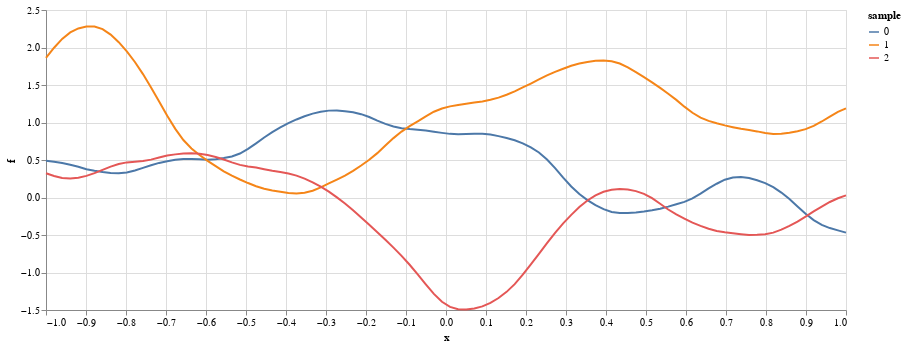

Notebook source saved alongside this figure:
### Markdown cell above
We can see that there are many wasted measurements in locations where we are reasonably sure the maximum is not located.
In addition it is still difficult to be sure where the chimney is.

How can we do better?

## Bayesian optimisation
This is where Bayesian optimisation (BO) comes in.
Bayesian optimisation is going to do better than grid (or random) search by choosing where to measure the depth of snow in some sort of *optimal* way.

Bayesian optimisation requires:
- a *prior on the underlying function* to be optimised (some understanding of houses' skylines and their depths)
- a *prior on the measurement error* (some understanding of how good Rudolph is at measuring depth)

Using some underlying theory, Bayesian optimisation then iterates around the following loop:
- *choose the next measurement location* so as to minimise the total number of measurements required (the acquisition function)
- ask the black-box function for a *noisy measurement* at that location
- *update its model* of the underlying function and measurement error (computes a posterior given prior and data)

Some stopping criterion is used to avoid iterating indefinitely.
Bayesian optimisation returns the posterior for the underlying function to use as you see fit.
In particular you may wish to obtain a posterior over the location of the maximum of the function.

## Optimisation guessing game
However, before we try Bayesian optimisation, we will try to optimise a black-box function ourselves.
Your task will be to find the maximum of the underlying function using as few function evaluations as possible.

Unfortunately we do not have a suitable Bayesian model for house skylines so we will use a Gaussian process prior on functions instead.
Some typical functions are shown below to give you an idea what the underlying function might look like.

### Code cell
blackbox1 = bb.GPBlackBox(ndim=1)
xx = blackbox1.xgrid(npoints=100)[:, 0]
prior_samples = pd.concat([
    pd.DataFrame(dict(x=xx, f=bb.prior_draw(blackbox1.kernel, xx), sample=s))
    for s in range(3)])
prior_chart = (
    alt.Chart(prior_samples)
    .mark_line()
    .encode(x='x', y='f', color='sample:N'))
prior_chart.properties(width=800, height=300)

### Figure 1 — Vega-Lite specification as saved in the notebook (floating-point values rounded to 4 significant figures; data arrays with more than 128 entries replaced by an {"elided": "..."} marker saying what was removed)
{"config": {"view": {"continuousWidth": 400, "continuousHeight": 300}}, "data": {"name": "data-87bf166cc29f077f8641047ce442ba37"}, "mark": "line", "encoding": {"color": {"type": "nominal", "field": "sample"}, "x": {"type": "quantitative", "field": "x"}, "y": {"type": "quantitative", "field": "f"}}, "height": 300, "width": 800, "$schema": "https://vega.github.io/schema/vega-lite/v4.8.1.json", "datasets": {"data-87bf166cc29f077f8641047ce442ba37": {"elided": "300 records"}}}
